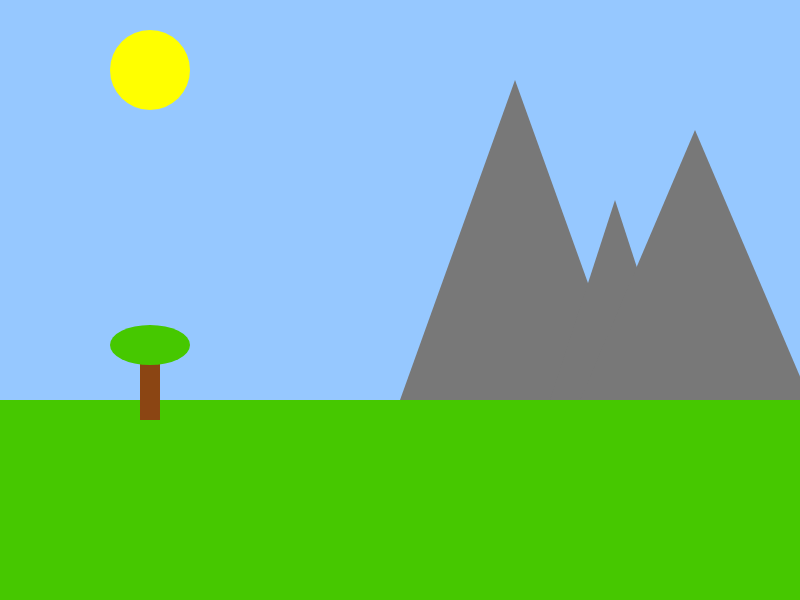
Frame 1 (no input)
Frame 60 (no input): identical to frame 1, image omitted
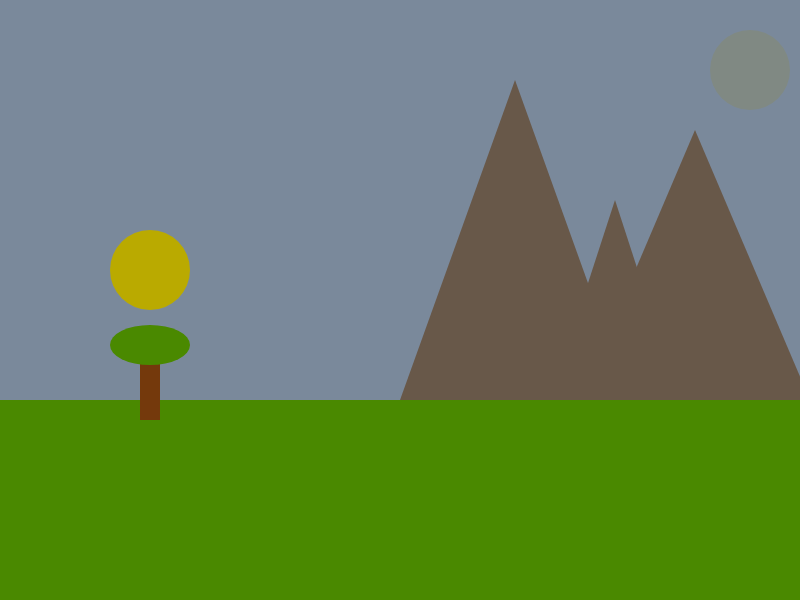
Frame 120 (the mouse pressed at the canvas centre since frame 60)

The p5.js sketch that drew these frames (run headless with seeded random() and noise() and a simulated clock; from frame 60 on, the mouse is pressed at the canvas centre):

// p5.js sketch
// ── sketch.js
var groundHeight;
var mountain1;
var mountain2;

var tree;

var moon;
var sun;
var darkness;

function setup()
{
	createCanvas(800, 600);
	//set the groundHeight proportional to the canvas size
	groundHeight = (height / 3) * 2;

	//initalise the mountain objects with properties to help draw them to the canvas
	mountain1 = {
		x: 400,
		y: groundHeight,
		height: 320,
		width: 230
	};
	mountain2 = {
		x: 550,
		y: groundHeight,
		height: 200,
		width: 130
	};
    
    mountain3 = {
      x: 580,
      y: groundHeight,
      height: 270,
      width: 230
    };

	//initalise the tree object
	tree = {
		x: 150,
		y: groundHeight + 20,
		trunkWidth: 40,
		trunkHeight: 150,
		canopyWidth: 120,
		canopyHeight: 100
	};

    //initalise the sun 
	sun = {
		x: 150,
		y: 70,
		diameter: 80,
	};
    
    //TASK: intialise a moon object with an extra property for brightness
    moon = {
      x: 750,
      y: 70,
      diameter: 80
    };

	//set the initial darkness
	darkness = 0;
}



function draw()
{
	//TASK: update the values for the moons brightness, the sun's position and the darkness.
	//You can either map this to the mouse's location (i.e. the futher left the mouse is the more daylight) or you can just change the values gradually over time.


	//draw the sky
    background(0,0,0);
	background(150, 200, 255);
	noStroke();

	//draw the sun
	fill(255, 255, 0);
	ellipse(sun.x, sun.y + mouseX/2, sun.diameter);
    
    //TASK: you'll need to draw the moon too. Make sure you use brightness to adjust the colour
    fill(200,200,0, mouseX/10);
    ellipse(moon.x, moon.y, moon.diameter);
    
	//draw the ground and make it green
	fill(70, 200, 0);
	rect(0, groundHeight, width, height - groundHeight);

	//draw the mountains
	fill(120);
	triangle(mountain1.x, mountain1.y,
		mountain1.x + mountain1.width, mountain1.y,
		mountain1.x + (mountain1.width / 2), mountain1.y - mountain1.height);

	triangle(mountain2.x, mountain2.y,
		mountain2.x + mountain2.width, mountain2.y,
		mountain2.x + (mountain2.width / 2), mountain2.y - mountain2.height);
    
    triangle(mountain3.x, mountain3.y,
        mountain3.x + mountain3.width, mountain3.y,
        mountain3.x + (mountain3.width / 2), mountain3.y - mountain3.height);
    
    
    
    //TASK: You can draw the tree yourself
    fill(139,69,19);
    rect(140, groundHeight - 40, 20, 60);
    fill(70,200,0);
    ellipse(150,groundHeight - 55, 80, 40);

	//TASK: make the scene dark by drawing a rectangle that covers the whole canvas.
	//Use the alpha value of fill to determine how dark to make it
    fill(mouseX/5,mouseX/10,0, min(mouseX/4, width/4));
    rect(0,0,width,height);


}
